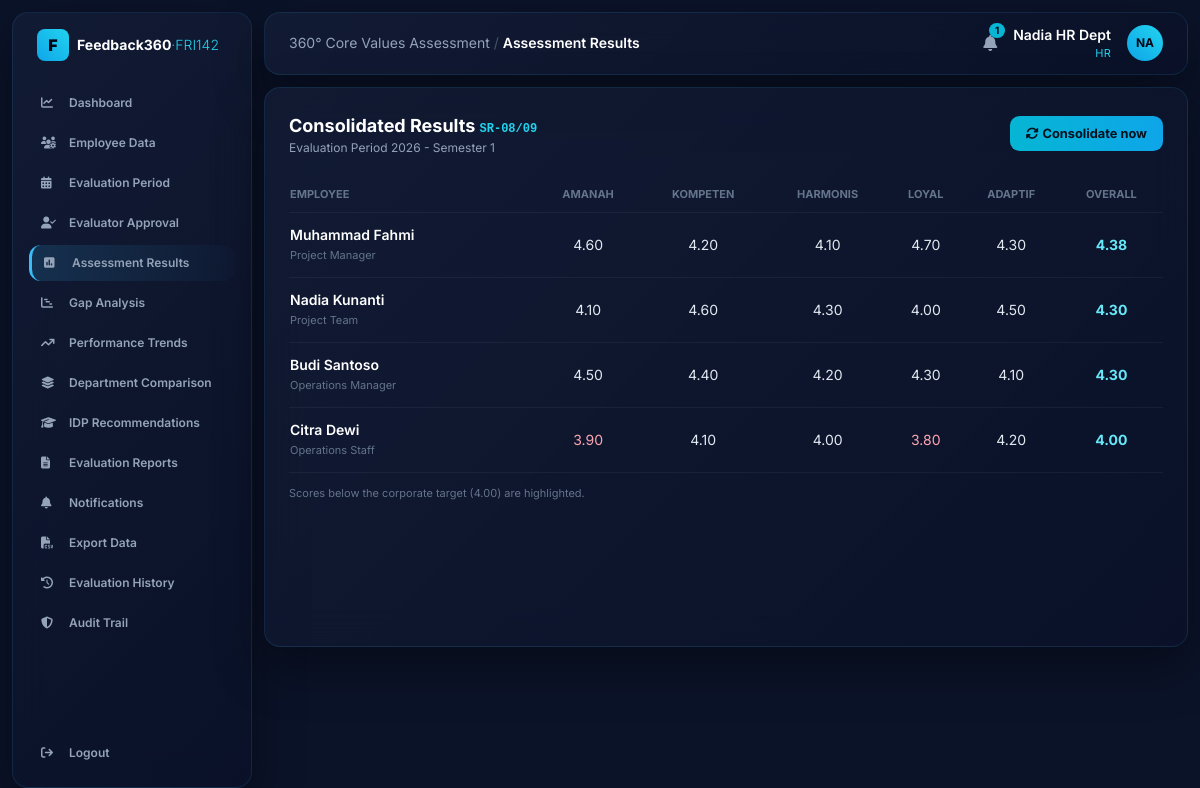
The page /results (signed in) on the database its author committed.
### tables this page shows
CREATE TABLE users (
    id INTEGER PRIMARY KEY AUTOINCREMENT,
    username TEXT UNIQUE NOT NULL,
    password_hash TEXT NOT NULL,
    display_name TEXT NOT NULL,
    role TEXT NOT NULL,                -- admin | hr | management | employee
    employee_id INTEGER REFERENCES employees(id)
);

CREATE TABLE periods (
    id INTEGER PRIMARY KEY AUTOINCREMENT,
    name TEXT NOT NULL,
    start_date TEXT,
    end_date TEXT,
    status TEXT NOT NULL DEFAULT 'draft'   -- draft | active | closed
);

CREATE TABLE results (
    id INTEGER PRIMARY KEY AUTOINCREMENT,
    period_id INTEGER NOT NULL REFERENCES periods(id),
    employee_id INTEGER NOT NULL REFERENCES employees(id),
    amanah REAL, kompeten REAL, harmonis REAL, loyal REAL, adaptif REAL,
    overall REAL,
    computed_at TEXT
);

CREATE TABLE employees (
    id INTEGER PRIMARY KEY AUTOINCREMENT,
    nip TEXT UNIQUE NOT NULL,
    full_name TEXT NOT NULL,
    position TEXT NOT NULL,
    department TEXT NOT NULL,
    supervisor_id INTEGER REFERENCES employees(id)
);

### app.py (the view)
@app.route("/results")
@require("admin", "hr", "management")
def results():
    period = active_period()
    rows = g.db.execute(
        "SELECT r.*, e.full_name, e.position FROM results r "
        "JOIN employees e ON r.employee_id=e.id WHERE r.period_id=? "
        "ORDER BY r.overall DESC", (period["id"],)).fetchall()
    return render_template("results.html", rows=rows, period=period)

### app.py (called while the page is built)
@app.before_request
def load_user():
    g.db = get_db()
    g.user = None
    if "uid" in session:
        g.user = g.db.execute(
            "SELECT * FROM users WHERE id=?", (session["uid"],)
        ).fetchone()

def require(*roles):
    def deco(fn):
        @wraps(fn)
        def wrapper(*a, **kw):
            if not g.user:
                return redirect(url_for("login"))
            if roles and g.user["role"] not in roles:
                abort(403)
            return fn(*a, **kw)
        return wrapper
    return deco

@app.context_processor
def inject_globals():
    unread = 0
    if g.get("user"):
        unread = g.db.execute(
            "SELECT COUNT(*) c FROM notifications WHERE is_read=0 AND "
            "(target_role=? OR target_user_id=?)",
            (g.user["role"], g.user["id"]),
        ).fetchone()["c"]
    return dict(user=g.get("user"), VALUES=VALUES, VALUE_LABELS=VALUE_LABELS,
                TARGET=CORPORATE_TARGET, unread=unread)

def active_period():
    return g.db.execute(
        "SELECT * FROM periods WHERE status='active' ORDER BY id DESC LIMIT 1"
    ).fetchone()

### database.py (called while the page is built)
def get_db():
    conn = sqlite3.connect(DB_PATH)
    conn.row_factory = sqlite3.Row
    conn.execute("PRAGMA foreign_keys = ON")
    return conn

### templates/results.html
{% extends "base.html" %}
{% block heading %}Assessment Results{% endblock %}
{% block body %}
<div class="flex items-center justify-between mb-5">
  <div><h2 class="text-lg font-bold text-white">Consolidated Results <span class="text-xs text-cyan-400 font-mono">SR-08/09</span></h2>
    <p class="text-xs text-slate-400">{{ period['name'] }}</p></div>
  {% if user['role'] in ['admin','hr'] %}
  <a href="{{ url_for('consolidate_route') }}" class="btn"><i class="fa-solid fa-rotate mr-1"></i>Consolidate now</a>{% endif %}
</div>
<table class="w-full text-sm">
  <thead><tr class="text-[11px] uppercase text-slate-500 text-left border-b border-white/5">
    <th class="py-2">Employee</th>{% for v in VALUES %}<th class="text-center">{{ VALUE_LABELS[v] }}</th>{% endfor %}
    <th class="text-center">Overall</th></tr></thead>
  <tbody>
  {% for r in rows %}
    <tr class="border-b border-white/5">
      <td class="py-3"><div class="font-semibold text-white">{{ r['full_name'] }}</div>
        <div class="text-[11px] text-slate-500">{{ r['position'] }}</div></td>
      {% for v in VALUES %}
        <td class="text-center {{ 'text-rose-300' if r[v] < TARGET else 'text-slate-200' }}">{{ '%.2f'|format(r[v]) }}</td>
      {% endfor %}
      <td class="text-center font-bold text-cyan-300">{{ '%.2f'|format(r['overall']) }}</td></tr>
  {% else %}
    <tr><td colspan="7" class="py-6 text-center text-slate-400">No results yet — submit forms, then consolidate.</td></tr>
  {% endfor %}
  </tbody>
</table>
<p class="text-[11px] text-slate-500 mt-3">Scores below the corporate target ({{ '%.2f'|format(TARGET) }}) are highlighted.</p>
{% endblock %}

### templates/base.html (shortened to what this page needs)
<!DOCTYPE html>
<html lang="en">
<head>
<script src="https://cdn.tailwindcss.com"></script>
<link rel="stylesheet" href="https://cdnjs.cloudflare.com/ajax/libs/font-awesome/6.4.0/css/all.min.css">
</head>
<body class="text-slate-200 min-h-screen">
{% if user %}
<div class="flex min-h-screen">
  <aside class="w-60 shrink-0 glossy m-3 rounded-2xl p-4 flex flex-col">
    <div class="flex items-center gap-2 px-2 mb-6">
      <div class="w-8 h-8 bg-gradient-to-tr from-sky-500 to-cyan-400 rounded-lg flex items-center justify-center text-slate-950 font-black">F</div>
      <span class="text-sm font-bold text-white leading-tight">Feedback360<span class="text-cyan-400 font-light">·FRI142</span></span>
    </div>
    {% set R = user['role'] %}
    <nav class="space-y-1 text-xs font-semibold flex-grow">
      {% macro link(ep,icon,label) %}
        <a href="{{ url_for(ep) }}" class="flex items-center gap-3 px-3 py-2.5 rounded-xl navlink {{ 'nav-active' if request.endpoint==ep }}">
          <i class="fa-solid {{ icon }} w-4"></i><span>{{ label }}</span></a>
      {% endmacro %}
      {% if R in ['admin','hr','management'] %}{{ link('dashboard','fa-chart-line','Dashboard') }}{% endif %}
      {% if R in ['admin','hr'] %}{{ link('employees','fa-users-gear','Employee Data') }}{% endif %}
      {% if R in ['admin','hr'] %}{{ link('periods','fa-calendar-days','Evaluation Period') }}{% endif %}
      {% if R in ['admin','hr'] %}{{ link('evaluators','fa-user-check','Evaluator Approval') }}{% endif %}
      {% if R in ['admin','hr','management'] %}{{ link('results','fa-square-poll-vertical','Assessment Results') }}{% endif %}
      {% if R in ['admin','hr','management'] %}{{ link('gap','fa-chart-gantt','Gap Analysis') }}{% endif %}
      {% if R in ['admin','hr','management'] %}{{ link('trends','fa-arrow-trend-up','Performance Trends') }}{% endif %}
      {% if R in ['admin','hr','management'] %}{{ link('departments','fa-layer-group','Department Comparison') }}{% endif %}
      {% if R in ['admin','hr','management'] %}{{ link('idp','fa-graduation-cap', 'IDP Summary' if R=='management' else 'IDP Recommendations') }}{% endif %}
      {% if R in ['admin','hr','management'] %}{{ link('reports','fa-file-lines','Evaluation Reports') }}{% endif %}
      {{ link('notifications','fa-bell','Notifications') }}
      {% if R in ['admin','hr'] %}<a href="{{ url_for('export_data') }}" class="flex items-center gap-3 px-3 py-2.5 rounded-xl navlink"><i class="fa-solid fa-file-csv w-4"></i><span>Export Data</span></a>{% endif %}
      {% if R in ['admin','hr','management'] %}{{ link('history','fa-clock-rotate-left','Evaluation History') }}{% endif %}
      {% if R in ['admin','hr'] %}{{ link('audit','fa-shield-halved','Audit Trail') }}{% endif %}
    </nav>
    <a href="{{ url_for('logout') }}" class="flex items-center gap-3 px-3 py-2.5 rounded-xl navlink text-xs font-semibold mt-2">
      <i class="fa-solid fa-arrow-right-from-bracket w-4"></i><span>Logout</span></a>
  </aside>
  <div class="flex-grow p-3 pl-0">
    <header class="glossy rounded-2xl px-6 py-3 flex justify-between items-center mb-3">
      <div class="text-sm text-slate-400">360° Core Values Assessment <span class="text-slate-600">/</span>
        <span class="text-white font-semibold">{{ self.heading() }}</span></div>
      <div class="flex items-center gap-4">
        <a href="{{ url_for('notifications') }}" class="relative text-slate-400 hover:text-white">
          <i class="fa-solid fa-bell"></i>
          {% if unread %}<span class="absolute -top-2 -right-2 bg-cyan-500 text-slate-950 text-[10px] font-bold rounded-full px-1.5">{{ unread }}</span>{% endif %}
        </a>
        <div class="text-right">
          <div class="text-sm font-semibold text-white">{{ user['display_name'] }}</div>
          <div class="text-[11px] text-cyan-400 uppercase tracking-wide">{{ user['role'] }}</div>
        </div>
        <div class="w-9 h-9 rounded-full bg-gradient-to-tr from-sky-500 to-cyan-400 flex items-center justify-center text-slate-950 font-bold text-xs">
          {{ user['display_name'][:2]|upper }}</div>
      </div>
    </header>
    <main class="glossy rounded-2xl p-6 min-h-[70vh]">{% block body %}{% endblock %}</main>
  </div>
</div>
{% else %}{% block plain %}{% endblock %}{% endif %}
</body>
</html>

### templates/base.html (style rules this page uses)
body { font-family:'Inter',sans-serif;background:#0b1329 }
.glossy { background:linear-gradient(135deg,rgba(20,30,55,.75),rgba(10,17,40,.85)); backdrop-filter:blur(20px);border:1px solid rgba(56,189,248,.12); box-shadow:0 20px 50px rgba(0,0,0,.4) }
.nav-active { background:linear-gradient(90deg,rgba(56,189,248,.15),rgba(56,189,248,.02)); border-left:3px solid #38bdf8;color:#fff }
.navlink { color:#94a3b8 }
.btn { background:linear-gradient(90deg,#06b6d4,#0ea5e9);color:#04111f;font-weight:700; padding:.5rem 1rem;border-radius:.6rem;font-size:.8rem }

### rows shown on the page
users: display_name "Nadia HR Dept", role "HR", display_name "NA"
periods: name "Evaluation Period 2026 - Semester 1"
results: full_name "Muhammad Fahmi", position "Project Manager", amanah "4.60" "4.20" "4.10" "4.70" "4.30", overall "4.38"
results: full_name "Nadia Kunanti", position "Project Team", amanah "4.10" "4.60" "4.30" "4.00" "4.50", overall "4.30"
results: full_name "Budi Santoso", position "Operations Manager", amanah "4.50" "4.40" "4.20" "4.30" "4.10", overall "4.30"
results: full_name "Citra Dewi", position "Operations Staff", amanah "3.90" "4.10" "4.00" "3.80" "4.20", overall "4.00"

### other values the page prints
{{ unread }} "1"
{{ VALUE_LABELS[v] }} "AMANAH" "KOMPETEN" "HARMONIS" "LOYAL" "ADAPTIF"
{{ '%.2f'|format(TARGET) }} "4.00"
